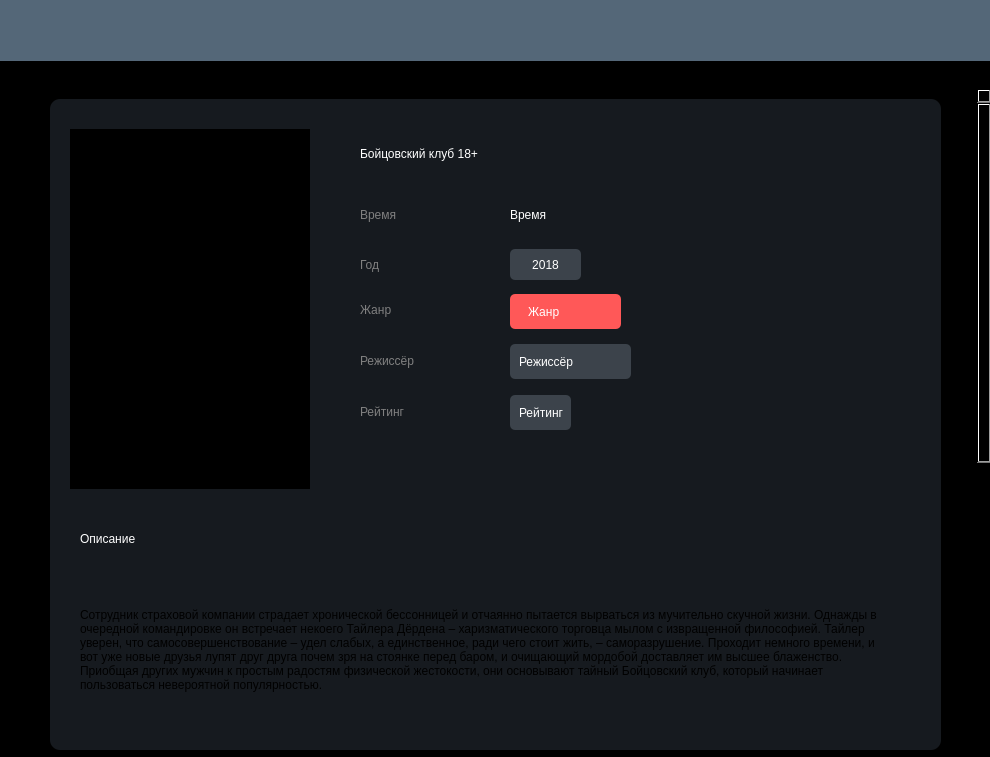
<?xml version="1.0" encoding="UTF-8"?>
<ui version="4.0">
 <class>VideoPlayer</class>
 <widget class="QDialog" name="VideoPlayer">
  <property name="geometry">
   <rect>
    <x>0</x>
    <y>0</y>
    <width>990</width>
    <height>757</height>
   </rect>
  </property>
  <property name="windowTitle">
   <string>Dialog</string>
  </property>
  <property name="styleSheet">
   <string notr="true">background-color:black;</string>
  </property>
  <widget class="QScrollArea" name="scrollArea">
   <property name="geometry">
    <rect>
     <x>40</x>
     <y>89</y>
     <width>951</width>
     <height>800</height>
    </rect>
   </property>
   <property name="contextMenuPolicy">
    <enum>Qt::ContextMenuPolicy::NoContextMenu</enum>
   </property>
   <property name="autoFillBackground">
    <bool>false</bool>
   </property>
   <property name="styleSheet">
    <string notr="true">border:blue;
</string>
   </property>
   <property name="frameShadow">
    <enum>QFrame::Shadow::Raised</enum>
   </property>
   <property name="verticalScrollBarPolicy">
    <enum>Qt::ScrollBarPolicy::ScrollBarAlwaysOn</enum>
   </property>
   <property name="horizontalScrollBarPolicy">
    <enum>Qt::ScrollBarPolicy::ScrollBarAlwaysOff</enum>
   </property>
   <property name="sizeAdjustPolicy">
    <enum>QAbstractScrollArea::SizeAdjustPolicy::AdjustToContents</enum>
   </property>
   <property name="widgetResizable">
    <bool>false</bool>
   </property>
   <widget class="QWidget" name="scrollAreaWidgetContents">
    <property name="enabled">
     <bool>true</bool>
    </property>
    <property name="geometry">
     <rect>
      <x>0</x>
      <y>-605</y>
      <width>951</width>
      <height>1711</height>
     </rect>
    </property>
    <property name="autoFillBackground">
     <bool>false</bool>
    </property>
    <widget class="QGroupBox" name="groupBox">
     <property name="geometry">
      <rect>
       <x>10</x>
       <y>10</y>
       <width>891</width>
       <height>651</height>
      </rect>
     </property>
     <property name="styleSheet">
      <string notr="true">QGroupBox {
	background-color:#161a1f;
	border-radius: 10px;
}</string>
     </property>
     <property name="title">
      <string/>
     </property>
     <widget class="QLabel" name="poster_label">
      <property name="geometry">
       <rect>
        <x>20</x>
        <y>30</y>
        <width>240</width>
        <height>360</height>
       </rect>
      </property>
      <property name="sizePolicy">
       <sizepolicy hsizetype="Fixed" vsizetype="Fixed">
        <horstretch>0</horstretch>
        <verstretch>0</verstretch>
       </sizepolicy>
      </property>
      <property name="text">
       <string/>
      </property>
      <property name="pixmap">
       <pixmap>C:/Users/SAFA/Downloads/pobeg.jpeg</pixmap>
      </property>
      <property name="scaledContents">
       <bool>true</bool>
      </property>
     </widget>
     <widget class="QLabel" name="title_label">
      <property name="geometry">
       <rect>
        <x>310</x>
        <y>20</y>
        <width>431</width>
        <height>71</height>
       </rect>
      </property>
      <property name="styleSheet">
       <string notr="true">font: 900 22pt &quot;Segoe UI&quot;;
background-color:#161a1f;
color:white;</string>
      </property>
      <property name="text">
       <string>Бойцовский клуб 18+</string>
      </property>
      <property name="textFormat">
       <enum>Qt::TextFormat::RichText</enum>
      </property>
      <property name="scaledContents">
       <bool>false</bool>
      </property>
      <property name="wordWrap">
       <bool>true</bool>
      </property>
     </widget>
     <widget class="QLabel" name="duration_label">
      <property name="geometry">
       <rect>
        <x>460</x>
        <y>100</y>
        <width>81</width>
        <height>31</height>
       </rect>
      </property>
      <property name="styleSheet">
       <string notr="true">color: white;
background-color:#161a1f;
font: 700 14pt &quot;Segoe UI&quot;;</string>
      </property>
      <property name="text">
       <string>Время</string>
      </property>
     </widget>
     <widget class="QLabel" name="year_label">
      <property name="geometry">
       <rect>
        <x>460</x>
        <y>150</y>
        <width>71</width>
        <height>31</height>
       </rect>
      </property>
      <property name="styleSheet">
       <string notr="true">color: white;
background-color:#161a1f;
text-align:center;
background-color:#3c434b;
padding:0px 6px 0px 6px ;
border-radius:5px;
font: 700 12pt &quot;Segoe UI&quot;;</string>
      </property>
      <property name="text">
       <string>2018</string>
      </property>
      <property name="alignment">
       <set>Qt::AlignmentFlag::AlignCenter</set>
      </property>
     </widget>
     <widget class="QLabel" name="genre_label">
      <property name="geometry">
       <rect>
        <x>460</x>
        <y>195</y>
        <width>111</width>
        <height>35</height>
       </rect>
      </property>
      <property name="styleSheet">
       <string notr="true">color: white;
background-color:#ff5858;
text-align:center;
padding:0px 6px 0px 6px ;
border-radius:5px;
font: 700 12pt &quot;Segoe UI&quot;;</string>
      </property>
      <property name="text">
       <string>Жанр</string>
      </property>
      <property name="scaledContents">
       <bool>true</bool>
      </property>
      <property name="alignment">
       <set>Qt::AlignmentFlag::AlignLeading|Qt::AlignmentFlag::AlignLeft|Qt::AlignmentFlag::AlignVCenter</set>
      </property>
      <property name="wordWrap">
       <bool>false</bool>
      </property>
      <property name="margin">
       <number>0</number>
      </property>
      <property name="indent">
       <number>12</number>
      </property>
      <property name="openExternalLinks">
       <bool>false</bool>
      </property>
     </widget>
     <widget class="QLabel" name="director_label">
      <property name="geometry">
       <rect>
        <x>460</x>
        <y>245</y>
        <width>121</width>
        <height>35</height>
       </rect>
      </property>
      <property name="sizePolicy">
       <sizepolicy hsizetype="Minimum" vsizetype="Ignored">
        <horstretch>0</horstretch>
        <verstretch>0</verstretch>
       </sizepolicy>
      </property>
      <property name="styleSheet">
       <string notr="true">color: white;
background-color:#161a1f;
text-align:center;
background-color:#3c434b;
padding:0px 6px 0px 6px ;
border-radius:5px;
font: 700 12pt &quot;Segoe UI&quot;;</string>
      </property>
      <property name="text">
       <string>Режиссёр</string>
      </property>
     </widget>
     <widget class="QLabel" name="rating_label">
      <property name="geometry">
       <rect>
        <x>460</x>
        <y>296</y>
        <width>61</width>
        <height>35</height>
       </rect>
      </property>
      <property name="styleSheet">
       <string notr="true">color: white;
background-color:#161a1f;
text-align:center;
background-color:#3c434b;
padding:0px 6px 0px 6px ;
border-radius:5px;
font: 700 12pt &quot;Segoe UI&quot;;</string>
      </property>
      <property name="text">
       <string>Рейтинг</string>
      </property>
     </widget>
     <widget class="QLabel" name="description_label">
      <property name="geometry">
       <rect>
        <x>30</x>
        <y>440</y>
        <width>801</width>
        <height>221</height>
       </rect>
      </property>
      <property name="styleSheet">
       <string notr="true">background-color:#161a1f;
font: 10pt &quot;Segoe UI&quot;;</string>
      </property>
      <property name="text">
       <string>Сотрудник страховой компании страдает хронической бессонницей и отчаянно пытается вырваться из мучительно скучной жизни. Однажды в очередной командировке он встречает некоего Тайлера Дёрдена – харизматического торговца мылом с извращенной философией. Тайлер уверен, что самосовершенствование – удел слабых, а единственное, ради чего стоит жить, – саморазрушение. Проходит немного времени, и вот уже новые друзья лупят друг друга почем зря на стоянке перед баром, и очищающий мордобой доставляет им высшее блаженство. Приобщая других мужчин к простым радостям физической жестокости, они основывают тайный Бойцовский клуб, который начинает пользоваться невероятной популярностью.</string>
      </property>
      <property name="scaledContents">
       <bool>false</bool>
      </property>
      <property name="wordWrap">
       <bool>true</bool>
      </property>
     </widget>
     <widget class="QLabel" name="title_label_3">
      <property name="geometry">
       <rect>
        <x>30</x>
        <y>420</y>
        <width>191</width>
        <height>41</height>
       </rect>
      </property>
      <property name="styleSheet">
       <string notr="true">font: 900 18pt &quot;Segoe UI&quot;;
background-color:#161a1f;
color:white;</string>
      </property>
      <property name="text">
       <string>Описание</string>
      </property>
      <property name="textFormat">
       <enum>Qt::TextFormat::RichText</enum>
      </property>
      <property name="scaledContents">
       <bool>false</bool>
      </property>
      <property name="wordWrap">
       <bool>true</bool>
      </property>
     </widget>
     <widget class="QLabel" name="rating_label_3">
      <property name="geometry">
       <rect>
        <x>310</x>
        <y>100</y>
        <width>81</width>
        <height>31</height>
       </rect>
      </property>
      <property name="styleSheet">
       <string notr="true">color: gray;
background-color:#161a1f;
font: 700 12pt &quot;Segoe UI&quot;;</string>
      </property>
      <property name="text">
       <string>Время</string>
      </property>
     </widget>
     <widget class="QLabel" name="year_label_3">
      <property name="geometry">
       <rect>
        <x>310</x>
        <y>150</y>
        <width>51</width>
        <height>31</height>
       </rect>
      </property>
      <property name="styleSheet">
       <string notr="true">color: gray;
background-color:#161a1f;
font: 700 12pt &quot;Segoe UI&quot;;</string>
      </property>
      <property name="text">
       <string>Год</string>
      </property>
     </widget>
     <widget class="QLabel" name="genre_label_3">
      <property name="geometry">
       <rect>
        <x>310</x>
        <y>195</y>
        <width>71</width>
        <height>31</height>
       </rect>
      </property>
      <property name="styleSheet">
       <string notr="true">color: gray;
background-color:#161a1f;
font: 700 12pt &quot;Segoe UI&quot;;</string>
      </property>
      <property name="text">
       <string>Жанр</string>
      </property>
     </widget>
     <widget class="QLabel" name="director_label_3">
      <property name="geometry">
       <rect>
        <x>310</x>
        <y>246</y>
        <width>111</width>
        <height>31</height>
       </rect>
      </property>
      <property name="sizePolicy">
       <sizepolicy hsizetype="Minimum" vsizetype="Ignored">
        <horstretch>0</horstretch>
        <verstretch>0</verstretch>
       </sizepolicy>
      </property>
      <property name="styleSheet">
       <string notr="true">color: gray;
background-color:#161a1f;
font: 700 12pt &quot;Segoe UI&quot;;</string>
      </property>
      <property name="text">
       <string>Режиссёр</string>
      </property>
     </widget>
     <widget class="QLabel" name="duration_label_3">
      <property name="geometry">
       <rect>
        <x>310</x>
        <y>297</y>
        <width>91</width>
        <height>31</height>
       </rect>
      </property>
      <property name="styleSheet">
       <string notr="true">color: gray;
background-color:#161a1f;
font: 700 12pt &quot;Segoe UI&quot;;</string>
      </property>
      <property name="text">
       <string>Рейтинг</string>
      </property>
     </widget>
    </widget>
    <widget class="QGroupBox" name="groupBox_2">
     <property name="geometry">
      <rect>
       <x>20</x>
       <y>710</y>
       <width>867</width>
       <height>551</height>
      </rect>
     </property>
     <property name="styleSheet">
      <string notr="true">background-color:#161a1f;
border-radius:10px;</string>
     </property>
     <property name="title">
      <string/>
     </property>
     <widget class="QPushButton" name="pushButton_backward">
      <property name="geometry">
       <rect>
        <x>10</x>
        <y>485</y>
        <width>71</width>
        <height>57</height>
       </rect>
      </property>
      <property name="styleSheet">
       <string notr="true">background-color:#161a1f;
border-radius:0px;</string>
      </property>
      <property name="text">
       <string/>
      </property>
      <property name="iconSize">
       <size>
        <width>30</width>
        <height>30</height>
       </size>
      </property>
     </widget>
     <widget class="QPushButton" name="pushButton_play_pause">
      <property name="geometry">
       <rect>
        <x>90</x>
        <y>485</y>
        <width>71</width>
        <height>57</height>
       </rect>
      </property>
      <property name="styleSheet">
       <string notr="true">background-color:#161a1f;
border-radius:0px;</string>
      </property>
      <property name="text">
       <string/>
      </property>
      <property name="iconSize">
       <size>
        <width>30</width>
        <height>30</height>
       </size>
      </property>
     </widget>
     <widget class="QPushButton" name="pushButton_forward">
      <property name="geometry">
       <rect>
        <x>170</x>
        <y>485</y>
        <width>71</width>
        <height>57</height>
       </rect>
      </property>
      <property name="styleSheet">
       <string notr="true">background-color:#161a1f;
border-radius:0px;</string>
      </property>
      <property name="text">
       <string/>
      </property>
      <property name="iconSize">
       <size>
        <width>30</width>
        <height>30</height>
       </size>
      </property>
     </widget>
     <widget class="QPushButton" name="pushButton_Volume">
      <property name="geometry">
       <rect>
        <x>630</x>
        <y>485</y>
        <width>61</width>
        <height>57</height>
       </rect>
      </property>
      <property name="styleSheet">
       <string notr="true">background-color:#161a1f;
border-radius:0px;</string>
      </property>
      <property name="text">
       <string/>
      </property>
      <property name="iconSize">
       <size>
        <width>25</width>
        <height>25</height>
       </size>
      </property>
     </widget>
     <widget class="QSlider" name="horizontalSlider_Volume">
      <property name="geometry">
       <rect>
        <x>690</x>
        <y>501</y>
        <width>161</width>
        <height>21</height>
       </rect>
      </property>
      <property name="orientation">
       <enum>Qt::Orientation::Horizontal</enum>
      </property>
     </widget>
     <widget class="QGroupBox" name="groupBox_3">
      <property name="geometry">
       <rect>
        <x>-2</x>
        <y>0</y>
        <width>868</width>
        <height>481</height>
       </rect>
      </property>
      <property name="styleSheet">
       <string notr="true">background-color:black;</string>
      </property>
      <property name="title">
       <string/>
      </property>
      <widget class="QGroupBox" name="groupBox_Video">
       <property name="geometry">
        <rect>
         <x>2</x>
         <y>0</y>
         <width>864</width>
         <height>481</height>
        </rect>
       </property>
       <property name="styleSheet">
        <string notr="true">QGroupBox{
	border-radius:15px;
	background-color:red;
}</string>
       </property>
       <property name="title">
        <string/>
       </property>
      </widget>
      <widget class="QLabel" name="label_current_time">
       <property name="geometry">
        <rect>
         <x>739</x>
         <y>445</y>
         <width>55</width>
         <height>20</height>
        </rect>
       </property>
       <property name="styleSheet">
        <string notr="true">font: 11pt &quot;Segoe UI&quot;;
font-weight:700;</string>
       </property>
       <property name="text">
        <string>0:00:00</string>
       </property>
      </widget>
      <widget class="QLabel" name="label_end_time">
       <property name="geometry">
        <rect>
         <x>810</x>
         <y>445</y>
         <width>55</width>
         <height>20</height>
        </rect>
       </property>
       <property name="styleSheet">
        <string notr="true">font: 11pt &quot;Segoe UI&quot;;
font-weight:700;</string>
       </property>
       <property name="text">
        <string>0:00:00</string>
       </property>
      </widget>
      <widget class="QLabel" name="label_2">
       <property name="geometry">
        <rect>
         <x>796</x>
         <y>447</y>
         <width>9</width>
         <height>16</height>
        </rect>
       </property>
       <property name="styleSheet">
        <string notr="true">font: 14pt &quot;Segoe UI&quot;;
font-weight:700;</string>
       </property>
       <property name="text">
        <string>/</string>
       </property>
      </widget>
      <widget class="QSlider" name="horizontalSlider_Duration">
       <property name="geometry">
        <rect>
         <x>10</x>
         <y>446</y>
         <width>720</width>
         <height>18</height>
        </rect>
       </property>
       <property name="styleSheet">
        <string notr="true">background: transparent;
border-radius:0px;
cursor: pointer;
</string>
       </property>
       <property name="orientation">
        <enum>Qt::Orientation::Horizontal</enum>
       </property>
      </widget>
     </widget>
    </widget>
   </widget>
  </widget>
  <widget class="QLabel" name="label">
   <property name="geometry">
    <rect>
     <x>0</x>
     <y>0</y>
     <width>1011</width>
     <height>61</height>
    </rect>
   </property>
   <property name="maximumSize">
    <size>
     <width>16777215</width>
     <height>16777215</height>
    </size>
   </property>
   <property name="styleSheet">
    <string notr="true">background-color:#546778;</string>
   </property>
   <property name="text">
    <string/>
   </property>
  </widget>
 </widget>
 <resources/>
 <connections/>
</ui>
